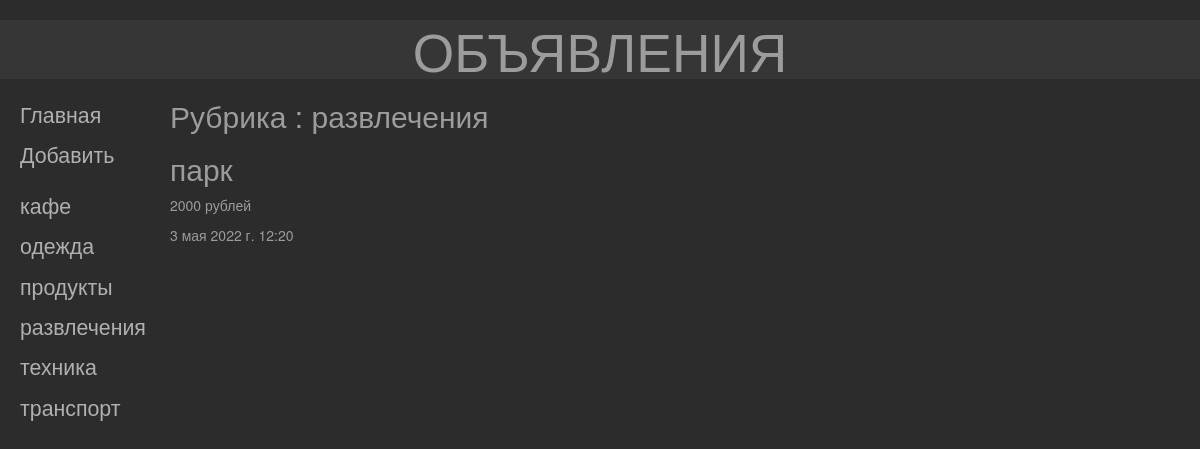
/6/, run on the app's committed database.
### expense/models.py (models this page shows, shortened)
class Rubric(models.Model):
    name = models.CharField(max_length=20, db_index=True, verbose_name='Название')
    class Meta:
        verbose_name_plural = 'Рубрики'
        verbose_name = 'Рубрику'
        ordering = ['name']

class Expense(models.Model):#verbose_name - название на админ старнице
    title = models.CharField(max_length=255, verbose_name='Трата на')
    amount = models.IntegerField(verbose_name='Сумма')
    time_create = models.DateTimeField(default=timezone.now, verbose_name='Дата создания')
    time_update = models.DateTimeField(auto_now=True,verbose_name = 'Дата последнего редактирования')
    published_date = models.DateTimeField(blank=True, null=True, verbose_name='Дата публикации')
    rubric = models.ForeignKey('Rubric', null = True, on_delete=models.PROTECT, verbose_name='Рубрика')
    class Meta:# весь класс META нужен для красивого отображения названий на админ-странице
        verbose_name_plural = 'Траты'
        verbose_name = 'объявление'
        ordering = ['-published_date']

### expense/views.py (the view)
# urls.py: path('<int:rubric_id>/', by_rubric, name='by_rubric'),
def by_rubric(request, rubric_id):
    bbs = Expense.objects.filter(rubric = rubric_id)
    rubrics = Rubric.objects.all()
    current_rubric = Rubric.objects.get(pk = rubric_id)
    context = {'bbs' : bbs, 'rubrics' : rubrics, "current_rubric" : current_rubric}
    return render(request, 'expense/rubric.html', context)

### expense/templates/expense/rubric.html (shortened to what this page needs)
{% extends 'layout/basic.html' %}
{% block content %}
    <h2>Рубрика : {{current_rubric.name}}</h2>
<div class="main_block_expense">
    {% for bb in bbs %}
    <div class = 'expense'>
        <h2>{{bb.title}}</h2>
        <p>{{bb.amount}} рублей</p>
            <p>{{bb.time_create}}</p>
    </div>
    {% endfor %}
</div>
{% endblock %}

### expense/templates/layout/basic.html (shortened to what this page needs)
{% load static %}
<!DOCTYPE html>
<html lang="en">
<head>
    <link rel="stylesheet" href="//maxcdn.bootstrapcdn.com/bootstrap/3.2.0/css/bootstrap.min.css">
    <link rel="stylesheet" href="//maxcdn.bootstrapcdn.com/bootstrap/3.2.0/css/bootstrap-theme.min.css">
    <link rel="stylesheet" type="text/css" href="{% static 'css\style.css' %}">
</head>
<body>
    <header>
        <h1>объявления</h1>
    </header>
    <nav>
        <a href="{% url 'index' %}">Главная</a>
        <a class="add" href="{% url 'add' %}">Добавить</a>
        {% for rubric in rubrics %}
        <a href="{% url 'by_rubric' rubric.pk %}">{{rubric.name}}</a>
        {% endfor %}
    </nav>
    <section>
        {% block content %}
        {% endblock %}
    </section>
</body>
</html>

### expense/static/css/style.css (style rules this page uses)
html { box-sizing: border-box; }
body { background: rgb(44, 44, 44); color:rgb(156, 156, 156); }
header h1 { font-size: 40pt; text-transform: uppercase; text-align: center; background: rgba(134, 134, 134, 0.1); }
nav { font-size: 16pt; width: 150px; float: left; margin-left: 20px; }
a { color:rgb(176, 176, 177); }
nav a { display: block; margin:10px 0px; }
nav .add { padding-bottom: 10px; }

### data on the page
Rubric: name "кафе"
Rubric: name "одежда"
Rubric: name "продукты"
Rubric: name "развлечения"
Rubric: name "техника"
Rubric: name "транспорт"
Expense: title "парк", amount "2000", time_create "3 мая 2022 г. 12:20"
